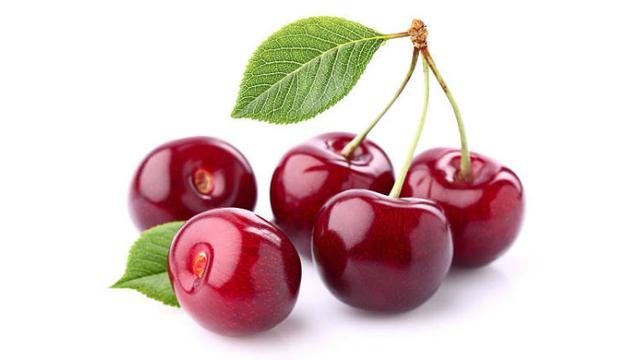
#> input picture buah.jpg, 640 x 360 px
$ jupyter execute 'UAS PCD A_202231050_andika surya saputra-checkpoint.ipynb'
#> lines starting #> are read from the running program, lines starting #| are printed output that depends on the picture; after the words box and inside, x2 and y2 are one past the last pixel; in counts of white or black regions, pixels touching at a corner belong together
[cell 1]
import cv2
import numpy as np
from matplotlib import pyplot as plt

# membaca gambar asli

[cell 2]
image_path = 'buah.jpg'
image = cv2.imread(image_path)
#> image is the input picture: shape (360, 640, 3); mean B, G, R 200.1, 201.4, 221.4
image_rgb = cv2.cvtColor(image, cv2.COLOR_BGR2RGB)

# Membuat mask untuk anggur menggunakan segmentasi warna sederhana
### Ubah gambar ke dalam ruang warna HSV

[cell 3]
hsv = cv2.cvtColor(image, cv2.COLOR_BGR2HSV)
#> hsv: shape (360, 640, 3); mean H, S, V 55.5, 48.6, 223.5

# Definisikan rentang warna untuk anggur (dalam hal ini merah)

[cell 4]
lower_red = np.array([0, 70, 50])
upper_red = np.array([10, 255, 255])
mask1 = cv2.inRange(hsv, lower_red, upper_red)
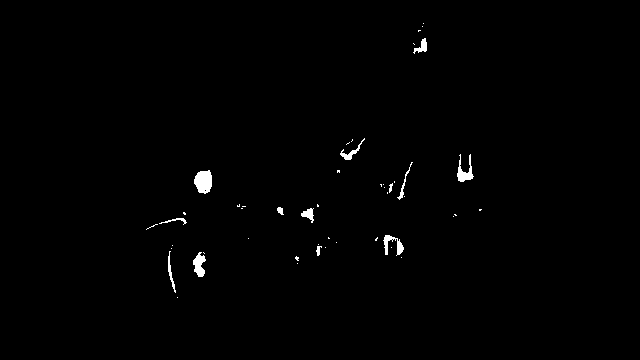
#> mask1: shape (360, 640); 0.73% white; 49 white regions (36 under 20 px), largest, box (x1, y1, x2, y2) and area: (194, 170, 212, 194) 333, (457, 154, 474, 182) 207, (193, 252, 206, 277) 200

[cell 5]
lower_red = np.array([170, 70, 50])
upper_red = np.array([180, 255, 255])
mask2 = cv2.inRange(hsv, lower_red, upper_red)
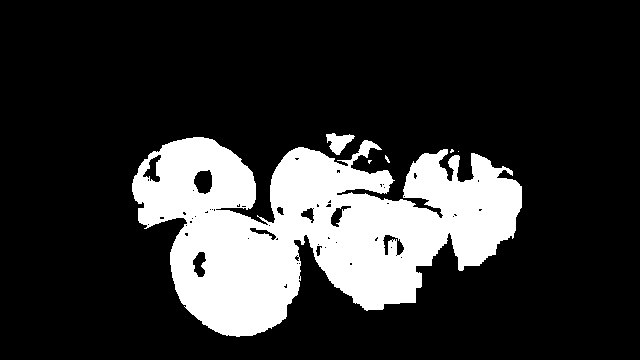
#> mask2: shape (360, 640); 19.6% white; 6 white regions (4 under 20 px), largest, box (x1, y1, x2, y2) and area: (132, 137, 522, 337) 44837, (326, 133, 355, 155) 346

# Gabungkan kedua mask

[cell 6]
mask_anggur = mask1 | mask2
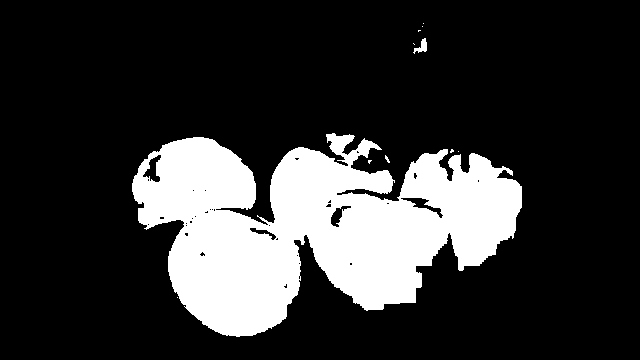
#> mask_anggur: shape (360, 640); 20.4% white; 11 white regions (9 under 20 px), largest, box (x1, y1, x2, y2) and area: (132, 133, 522, 337) 46764, (413, 38, 427, 54) 103

# Terapkan mask ke gambar asli

[cell 7]
segmented_anggur = cv2.bitwise_and(image_rgb, image_rgb, mask=mask_anggur)
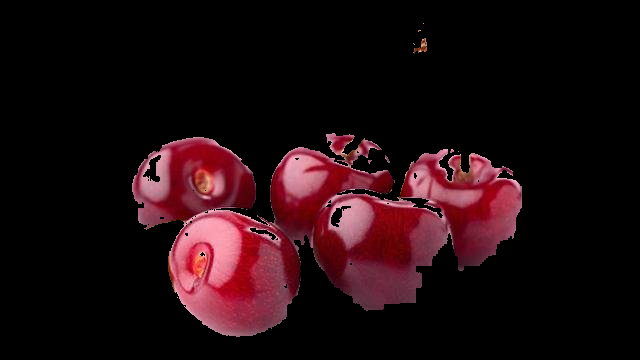
#> segmented_anggur: shape (360, 640, 3); mean R, G, B 30.6, 11.1, 14.7

# Membuat mask untuk daun (menggunakan warna hijau sebagai asumsi)

[cell 8]
lower_green = np.array([35, 100, 100])
upper_green = np.array([85, 255, 255])
mask_daun = cv2.inRange(hsv, lower_green, upper_green)
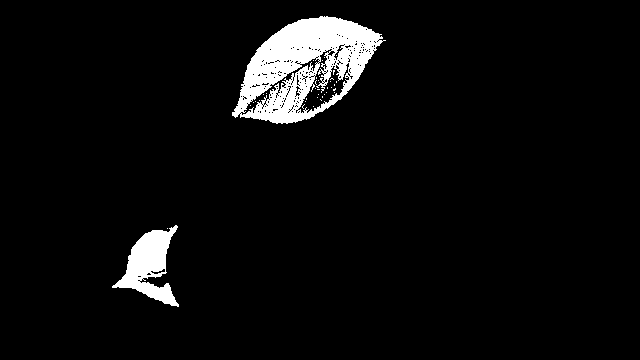
#> mask_daun: shape (360, 640); 4.8% white; 38 white regions (36 under 20 px), largest, box (x1, y1, x2, y2) and area: (232, 16, 386, 124) 8583, (112, 225, 179, 307) 2447

# Terapkan mask ke gambar asli

[cell 9]
segmented_daun = cv2.bitwise_and(image_rgb, image_rgb, mask=mask_daun)
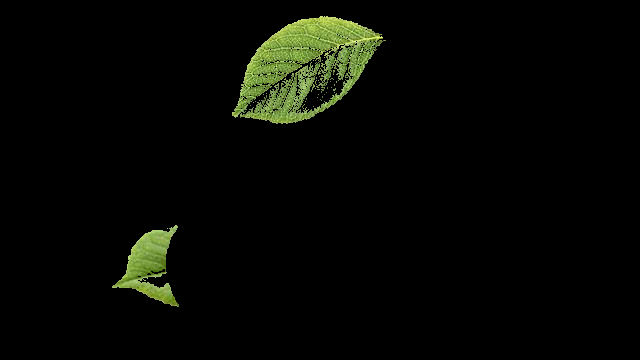
#> segmented_daun: shape (360, 640, 3); mean R, G, B 6.4, 7.9, 3.6

# Menampilkan hasil

[cell 10]
plt.figure(figsize=(12, 8))
plt.subplot(2, 2, 1)
plt.imshow(image_rgb)
plt.title('Gambar Asli')
plt.axis('off')

plt.subplot(2, 2, 2)
plt.imshow(mask_anggur, cmap='gray')
plt.title('Mask Anggur')
plt.axis('off')

plt.subplot(2, 2, 3)
plt.imshow(segmented_anggur)
plt.title('Segmentasi Anggur')
plt.axis('off')

plt.subplot(2, 2, 4)
plt.imshow(segmented_daun)
plt.title('Segmentasi Daun')
plt.axis('off')

plt.tight_layout()
plt.show()
